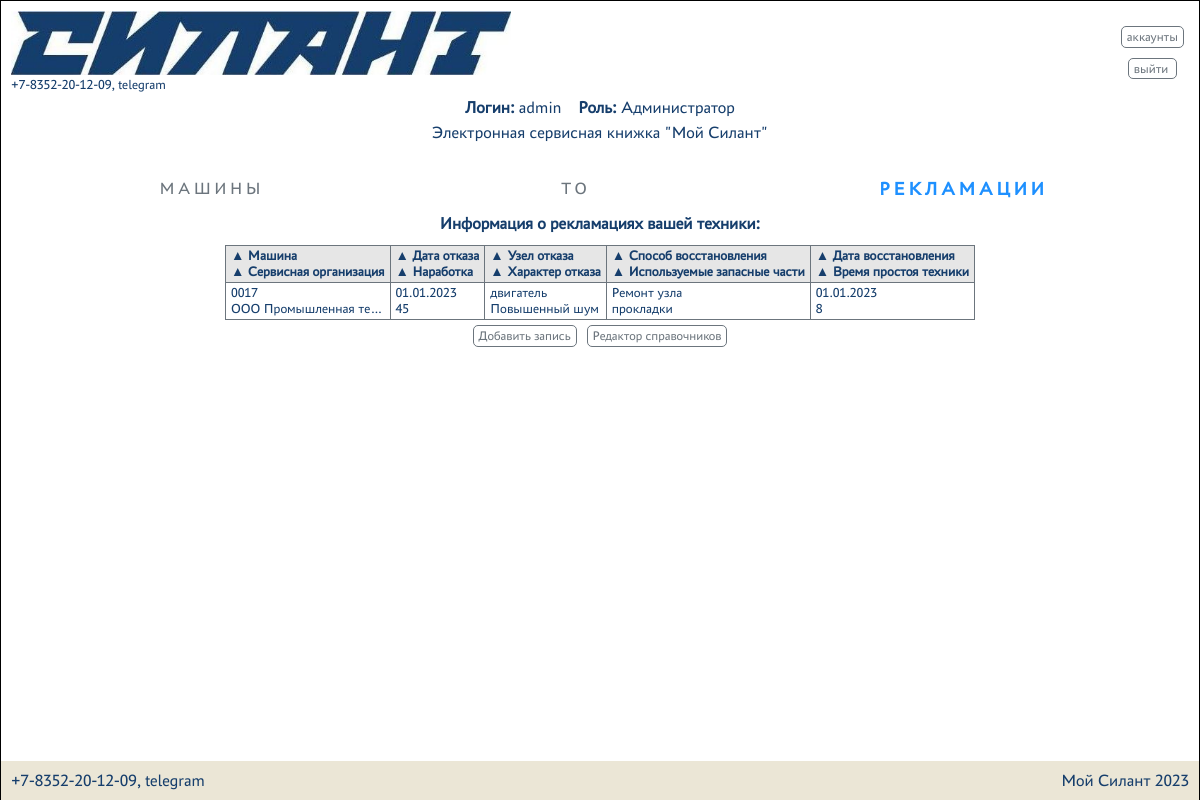
The page /complaints (signed in) on the database its author committed.
### silant/models.py (models this page shows, shortened)
class Complaints(models.Model):
    car = models.ForeignKey(Car, on_delete=models.CASCADE, verbose_name='Машина')
    service_company = models.ForeignKey(Service_company, on_delete=models.CASCADE, verbose_name='Сервисная организация')
    date_of_refusal = models.DateField(verbose_name='Дата отказа')
    operating_time = models.IntegerField(verbose_name='Наработка м/час')
    failure_node = models.TextField(verbose_name='Узел отказа')
    description_failure = models.ForeignKey(Description_failure, on_delete=models.CASCADE, verbose_name='Характер отказа')
    recovery_method = models.ForeignKey(Recovery_method, on_delete=models.CASCADE, verbose_name='Способ восстановления')
    parts_used = models.TextField(verbose_name='Используемые запасные части')
    date_of_restoration = models.DateField(verbose_name='Дата восстановления')
    equipment_downtime = models.TextField(verbose_name='Время простоя техники')
    class Meta:
        verbose_name = 'Рекламации'
        verbose_name_plural = 'Рекламации'
        ordering = ['date_of_refusal']

class Car(models.Model):
    factory_number = models.TextField(max_length=17, unique=True, db_index=True, verbose_name='Заводской номер')
    technique_model = models.ForeignKey(Technique_model, on_delete=models.CASCADE, db_index=True, verbose_name='Модель техники')
    engine_model = models.ForeignKey(Engine_model, on_delete=models.CASCADE, db_index=True, verbose_name='Модель двигателя')
    engine_number = models.TextField(max_length=17, verbose_name='Номер двигателя')
    transmission_model = models.ForeignKey(Transmission_model, on_delete=models.CASCADE, db_index=True, verbose_name='Модель трансмиссии')
    transmission_number = models.TextField(max_length=50, verbose_name='Номер трансмиссии')
    drive_axle_model = models.ForeignKey(Drive_axle_model, on_delete=models.CASCADE, db_index=True, verbose_name='Модель ведущего моста')
    drive_axle_number = models.TextField(max_length=50, verbose_name='Номер ведущего моста')
    steerable_axle_model = models.ForeignKey(Steerable_axle_model, on_delete=models.CASCADE, db_index=True, verbose_name='Модель управляемого моста')
    steerable_axle_number = models.TextField(max_length=50, verbose_name='Номер управляемого моста')
    supply_contract = models.TextField(max_length=50, blank=True, verbose_name='Договор поставки №, дата.')
    date_of_shipment_from_the_factory = models.DateField(db_index=True, verbose_name='Дата отгрузки с завода')
    consignee = models.TextField(max_length=50, blank=True, verbose_name='Грузополучатель')
    delivery_address = models.TextField(max_length=300, blank=True, verbose_name='Адрес поставки (эксплуатации)')
    equipment = models.TextField(blank=True, verbose_name='Комплектация (доп. опции)')
    client = models.ForeignKey(CustomUser, on_delete=models.CASCADE, null=True, blank=True, verbose_name='Клиент')
    service_company = models.ForeignKey(Service_company, null=True, on_delete=models.CASCADE, blank=True, verbose_name='Сервисная организация')
    def __str__(self):
        return f'{self.factory_number}'
    class Meta:
        verbose_name = 'Машины'
        verbose_name_plural = 'Машины'
        ordering = ['date_of_shipment_from_the_factory']

class Service_company(models.Model):
    user = models.OneToOneField(CustomUser, on_delete=models.CASCADE, verbose_name='Имя пользователя')
    name = models.TextField(unique=True, verbose_name='Название')
    description = models.TextField(blank=True, verbose_name='Описание')
    def __str__(self):
        return f'{self.name}'
    class Meta:
        verbose_name = 'Сервисные компании'
        verbose_name_plural = 'Сервисные компании'

class Description_failure(models.Model):
    name = models.TextField(verbose_name='Название')
    description = models.TextField(blank=True, verbose_name='Описание')
    def __str__(self):
        return f'{self.name}'
    class Meta:
        verbose_name = 'Характер отказа'
        verbose_name_plural = 'Характер отказа'

class Recovery_method(models.Model):
    name = models.TextField(verbose_name='Название')
    description = models.TextField(blank=True, verbose_name='Описание')
    def __str__(self):
        return f'{self.name}'
    class Meta:
        verbose_name = 'Способ восстановления'
        verbose_name_plural = 'Способ восстановления'

### silant/views.py (the view)
# urls.py: path('complaints', ComplaintsList.as_view(), name='complaints'),
class ComplaintsList(PermissionRequiredMixin, ListView):
    permission_required = 'silant.view_complaints'
    model = Complaints
    template_name = 'complaints.html'
    context_object_name = 'complaints'
    def get_context_data(self, *args, **kwargs):
        context = super().get_context_data(*args, **kwargs)
        if self.request.GET.get('order_by'): order_by = self.request.session['order_by3'] = self.request.GET.get('order_by')
        elif 'order_by3' in self.request.session: order_by = (self.request.session['order_by3'])
        else: order_by = 'date_of_refusal'
        if self.request.GET.get('fn'): fn = self.request.session['fn'] = self.request.GET.get('fn')
        elif 'fn' in self.request.session: fn = (self.request.session['fn'])
        else: fn = '---'
        if order_by in ['car', 'service_company', 'description_failure', 'recovery_method']:
            order_by = order_by+"__name"
        if self.request.user.groups.filter(name='admin').exists() or self.request.user.groups.filter(name='manager').exists():
            context['complaints'] = Complaints.objects.all().order_by(order_by)
        elif self.request.user.groups.filter(name='service').exists():
            context['complaints'] = Complaints.objects.filter(service_company__user=self.request.user.id).order_by(order_by)
        elif self.request.user.groups.filter(name='client').exists():
            context['complaints'] = Complaints.objects.filter(client=self.request.user.id).order_by(order_by)
        else:
            context['complaints'] = []
        return context

### silant/templatetags/auth_extras.py (called while the page is built)
@register.filter(name='has_group')
def has_group(user, group_name):
    group = Group.objects.get(name=group_name)
    return True if group in user.groups.all() else False

### silant/templates/complaints.html (shortened to what this page needs)
{% extends 'default.html' %}
{% load auth_extras %}
{% block content %}
    <div class="div_full_horizontal_content_space_around">
        <a class="button_menu " href="{% url 'info' %}" role="button">Машины</a>
        <a class="button_menu" href="{% url 'maintenance' %}" role="button">ТО</a>
        <a class="button_menu active" href="{% url 'complaints' %}" role="button">Рекламации</a>
    </div>
    {% if complaints %}
        <h4 class="center">Информация о рекламациях вашей техники:</h4>
    {% endif %}
    {% if complaints %}
        <table class="small_font">
        <tr>
            <th><a title="Сортировать" href="?order_by=car">&#9650; </a>Машина<br>
                <a title="Сортировать" href="?order_by=service_company">&#9650; </a>Сервисная организация</th>
            <th><a title="Сортировать" href="?order_by=date_of_refusal">&#9650; </a>Дата отказа<br>
                <a title="Сортировать" href="?order_by=operating_time">&#9650; </a>Наработка</th>
            <th><a title="Сортировать" href="?order_by=failure_node">&#9650; </a>Узел отказа<br>
                <a title="Сортировать" href="?order_by=description_failure">&#9650; </a>Характер отказа</th>
            <th><a title="Сортировать" href="?order_by=recovery_method">&#9650; </a>Способ восстановления<br>
                <a title="Сортировать" href="?order_by=parts_used">&#9650; </a>Используемые запасные части</th>
            <th><a title="Сортировать" href="?order_by=date_of_restoration">&#9650; </a>Дата восстановления<br>
                <a title="Сортировать" href="?order_by=equipment_downtime">&#9650; </a>Время простоя техники</th>
        </tr>
        {% for complaint in complaints %}
            <tr onclick="window.location.href='/complaints/{{ complaint.id }}'; return false" class="table_tr">
                <td class="td_slim">{{ complaint.car }}<br>
                    {{ complaint.service_company }}</td>
                <td class="td_slim">{{ complaint.date_of_refusal|date:"d.m.Y" }}<br>
                    {{ complaint.operating_time }}</td>
                <td class="td_slim">{{ complaint.failure_node }}<br>
                    {{ complaint.description_failure }}</td>
                <td class="td_slim">{{ complaint.recovery_method }}<br>
                    {{ complaint.parts_used }}</td>
                <td class="td_slim">{{ complaint.date_of_restoration|date:"d.m.Y" }}<br>
                    {{ complaint.equipment_downtime }}</td>
            </tr>
        {% endfor %}
        </table>
        <div class="center">
            {% if complaints %}
                {% if request.user|has_group:"service" or request.user|has_group:"manager" or request.user|has_group:"admin" %}
                    <a class="button slim" href="{% url 'create_complaints' %}" role="button">Добавить запись</a>
                {% endif %}
            {% endif %}
            {% if request.user|has_group:"manager" or request.user|has_group:"admin" %}
                <a class="button slim" href="{% url 'reference_book' %}" role="button">Редактор справочников</a>
            {% endif %}
        </div>
    {% endif %}
{% endblock content %}

### silant/templates/fragments/username_group.html
{% load auth_extras %}
{% if user.is_authenticated %}
    <div class="center">
        <div><b>Логин:</b> {{ user.username }}&emsp;</div>
        <div>
            <b>Роль:</b>
            {% if request.user|has_group:"client" %}
                Клиент
            {% elif request.user|has_group:"service" %}
                Сервисная компания
            {% elif request.user|has_group:"manager" %}
                Менеджер
            {% elif request.user|has_group:"admin" %}
                Администратор
            {% endif %}
        </div>
    </div>
{% else %}
        <div class="center"><p>Вы не авторизовались</p></div>
{% endif %}

### static/css/style.css (style rules this page uses)
:root { --silant_black: #163E6C; --silant_red: #D20A11; --silant_beige: #EBE6D6; --silant_grey: #6c757d; --silant_light_grey: #e6e6e6; --silant_cell_grey: #f3f3f3; }
* { margin: 0; padding: 0; }
html { font-family: "PT-Astra-Sans_Regular"; line-height: 1.5; -webkit-text-size-adjust: 100%; -ms-text-size-adjust: 100%; -moz-text-size-adjust: 100%; -ms-overflow-style: scrollbar; -webkit-tap-highlight-color: rgba(0, 0, 0, 0); }
body { height: 100%; font-weight: 400; line-height: 1.5; color: var(--silant_black); }
h1, h2, h3, h4, h5, h6 { margin-top: 0; margin-bottom: 0.5rem; }
a { text-decoration: none !important; }
table { border-bottom: 1px solid var(--silant_grey); border-top: 1px solid var(--silant_grey); border-collapse: collapse; text-align: left; border-spacing: 0; display: block; overflow-x: auto; max-width: fit-content; margin: auto; }
th { border-bottom: 1px solid var(--silant_grey); background-color: var(--silant_light_grey); padding: 2px 2px; white-space: nowrap; }
table a { text-decoration: none; color: var(--silant_black); }
th,td { padding: 2px 5px; border-right: 1px solid var(--silant_grey); border-left: 1px solid var(--silant_grey); }
.td_slim { max-width: 100px; overflow: hidden; text-overflow: ellipsis; white-space: nowrap; cursor: pointer; }
tr:nth-child(odd) { background: var(--silant_cell_grey); }
.small_font { font-size: 0.8em; }
.center { display: -webkit-flex; display: flex; justify-content: center; text-align: center; }
.button { border: 1px solid var(--silant_grey); display: inline-block; text-decoration: none; border-radius: 5px; color: var(--silant_grey); background: transparent; cursor: pointer; }
.button.slim { padding: 0 5px; margin: 5px; }
.button_menu { color: var(--silant_grey); font-weight: 400; display: inline-block; text-decoration: none; text-transform: uppercase; letter-spacing: .2rem; border: none; padding: 10px 15px; border-radius: 9px; transition: 0.2s; }
.button_menu.active { color: #1e90ff; font-weight: 600; transform: scale(1.1); }
.div_full_horizontal_content_space_around { display: -webkit-flex; display: flex; justify-content: space-around; align-items: center; }

### static/css/mobile.css (style rules this page uses)
html { font-size: 15px; }
.button.slim { font-size: 11px; }

### static/css/760.css (style rules this page uses)
html { font-size: 17px; }
.button.slim { font-size: 13px; }

### static/css/360.css (style rules this page uses)
html { font-size: 15px; }
.button.slim { font-size: 11px; }

### static/css/1366.css (style rules this page uses)
html { font-size: 18px; }
.button.slim { font-size: 14px; }

### static/css/1536.css (style rules this page uses)
html { font-size: 19px; }
.button.slim { font-size: 15px; }

### rows shown on the page
Complaints: car "0017", service_company "ООО Промышленная те…", date_of_refusal "01.01.2023", operating_time "45", failure_node "двигатель", description_failure "Повышенный шум", recovery_method "Ремонт узла", parts_used "прокладки", date_of_restoration "01.01.2023", equipment_downtime "8"

### other values the page prints
{{ user.username }} "admin"
